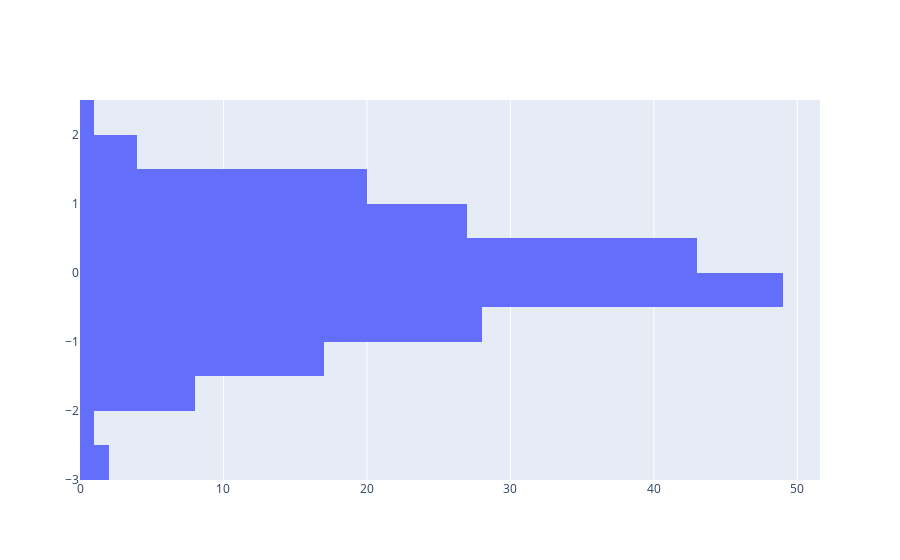

Here is the notebook cell this chart was saved with:
### Code cell
data = [hist]

offline.iplot(data)

### Figure 1 — Plotly figure (JSON) as saved in the notebook; plotly's stock layout.template omitted (floating-point values rounded to 4 significant figures; data arrays with more than 128 entries replaced by an {"elided": "..."} marker saying what was removed)
{"data": [{"type": "histogram", "y": {"elided": "200 float values"}}], "layout": {}}
